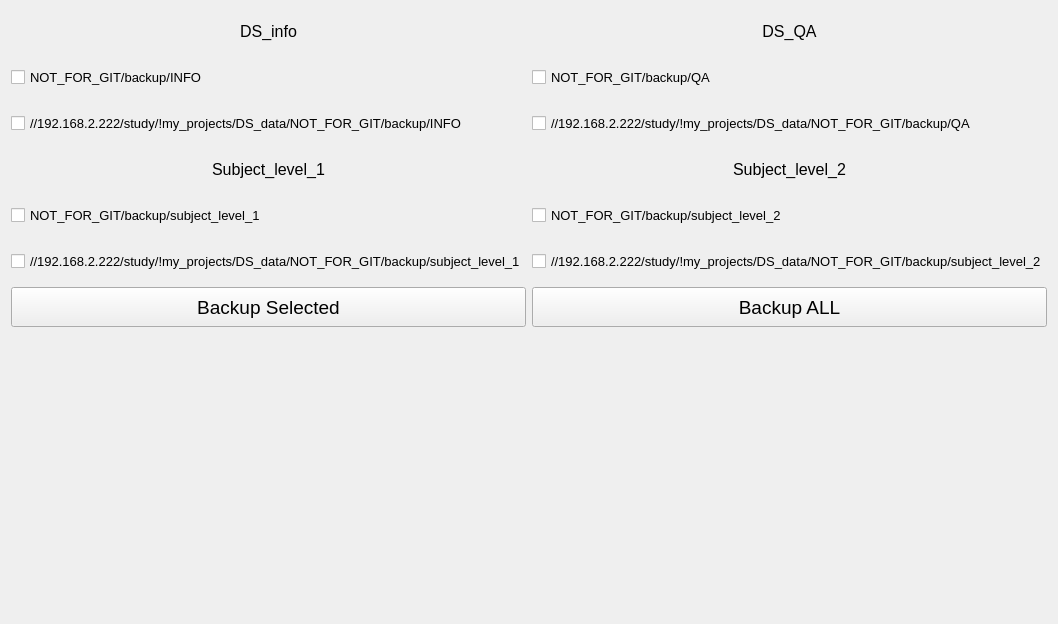
      <widget class="QWidget" name="tab_5">
       <attribute name="title">
        <string>DB backup</string>
       </attribute>
       <layout class="QVBoxLayout" name="verticalLayout_9">
        <item>
         <layout class="QHBoxLayout" name="horizontalLayout_4">
          <item>
           <layout class="QVBoxLayout" name="verticalLayout_3">
            <item>
             <widget class="QLabel" name="label_DS_info_backup">
              <property name="minimumSize">
               <size>
                <width>0</width>
                <height>40</height>
               </size>
              </property>
              <property name="maximumSize">
               <size>
                <width>16777215</width>
                <height>40</height>
               </size>
              </property>
              <property name="font">
               <font>
                <pointsize>12</pointsize>
                <weight>50</weight>
                <bold>false</bold>
               </font>
              </property>
              <property name="text">
               <string>DS_info</string>
              </property>
              <property name="alignment">
               <set>Qt::AlignCenter</set>
              </property>
             </widget>
            </item>
            <item>
             <widget class="QCheckBox" name="checkBox_DS_info_backup_local">
              <property name="minimumSize">
               <size>
                <width>0</width>
                <height>40</height>
               </size>
              </property>
              <property name="maximumSize">
               <size>
                <width>16777215</width>
                <height>40</height>
               </size>
              </property>
              <property name="font">
               <font>
                <pointsize>10</pointsize>
                <weight>50</weight>
                <bold>false</bold>
               </font>
              </property>
              <property name="text">
               <string>NOT_FOR_GIT/backup/INFO</string>
              </property>
             </widget>
            </item>
            <item>
             <widget class="QCheckBox" name="checkBox_DS_info_backup_NAS">
              <property name="minimumSize">
               <size>
                <width>0</width>
                <height>40</height>
               </size>
              </property>
              <property name="maximumSize">
               <size>
                <width>16777214</width>
                <height>40</height>
               </size>
              </property>
              <property name="font">
               <font>
                <pointsize>10</pointsize>
               </font>
              </property>
              <property name="text">
               <string>//192.168.2.222/study/!my_projects/DS_data/NOT_FOR_GIT/backup/INFO</string>
              </property>
             </widget>
            </item>
           </layout>
          </item>
          <item>
           <layout class="QVBoxLayout" name="verticalLayout_4">
            <item>
             <widget class="QLabel" name="label_DS_QA_backup">
              <property name="minimumSize">
               <size>
                <width>0</width>
                <height>40</height>
               </size>
              </property>
              <property name="maximumSize">
               <size>
                <width>16777215</width>
                <height>40</height>
               </size>
              </property>
              <property name="font">
               <font>
                <pointsize>12</pointsize>
                <weight>50</weight>
                <bold>false</bold>
               </font>
              </property>
              <property name="text">
               <string>DS_QA</string>
              </property>
              <property name="alignment">
               <set>Qt::AlignCenter</set>
              </property>
             </widget>
            </item>
            <item>
             <widget class="QCheckBox" name="checkBox_DS_QA_backup_local">
              <property name="minimumSize">
               <size>
                <width>0</width>
                <height>40</height>
               </size>
              </property>
              <property name="maximumSize">
               <size>
                <width>16777215</width>
                <height>40</height>
               </size>
              </property>
              <property name="font">
               <font>
                <pointsize>10</pointsize>
                <weight>50</weight>
                <bold>false</bold>
               </font>
              </property>
              <property name="text">
               <string>NOT_FOR_GIT/backup/QA</string>
              </property>
             </widget>
            </item>
            <item>
             <widget class="QCheckBox" name="checkBox_DS_QA_backup_NAS">
              <property name="minimumSize">
               <size>
                <width>0</width>
                <height>40</height>
               </size>
              </property>
              <property name="maximumSize">
               <size>
                <width>16777214</width>
                <height>40</height>
               </size>
              </property>
              <property name="font">
               <font>
                <pointsize>10</pointsize>
               </font>
              </property>
              <property name="text">
               <string>//192.168.2.222/study/!my_projects/DS_data/NOT_FOR_GIT/backup/QA</string>
              </property>
             </widget>
            </item>
           </layout>
          </item>
         </layout>
        </item>
        <item>
         <layout class="QHBoxLayout" name="horizontalLayout_5">
          <item>
           <layout class="QVBoxLayout" name="verticalLayout_5">
            <item>
             <widget class="QLabel" name="label_SL_1_backup">
              <property name="minimumSize">
               <size>
                <width>0</width>
                <height>40</height>
               </size>
              </property>
              <property name="maximumSize">
               <size>
                <width>16777215</width>
                <height>40</height>
               </size>
              </property>
              <property name="font">
               <font>
                <pointsize>12</pointsize>
                <weight>50</weight>
                <bold>false</bold>
               </font>
              </property>
              <property name="text">
               <string>Subject_level_1</string>
              </property>
              <property name="alignment">
               <set>Qt::AlignCenter</set>
              </property>
             </widget>
            </item>
            <item>
             <widget class="QCheckBox" name="checkBox_SL_1_backup_local">
              <property name="minimumSize">
               <size>
                <width>0</width>
                <height>40</height>
               </size>
              </property>
              <property name="maximumSize">
               <size>
                <width>16777215</width>
                <height>40</height>
               </size>
              </property>
              <property name="font">
               <font>
                <pointsize>10</pointsize>
                <weight>50</weight>
                <bold>false</bold>
               </font>
              </property>
              <property name="text">
               <string>NOT_FOR_GIT/backup/subject_level_1</string>
              </property>
             </widget>
            </item>
            <item>
             <widget class="QCheckBox" name="checkBox_SL_1_backup_NAS">
              <property name="minimumSize">
               <size>
                <width>0</width>
                <height>40</height>
               </size>
              </property>
              <property name="maximumSize">
               <size>
                <width>16777214</width>
                <height>40</height>
               </size>
              </property>
              <property name="font">
               <font>
                <pointsize>10</pointsize>
               </font>
              </property>
              <property name="text">
               <string>//192.168.2.222/study/!my_projects/DS_data/NOT_FOR_GIT/backup/subject_level_1</string>
              </property>
             </widget>
            </item>
           </layout>
          </item>
          <item>
           <layout class="QVBoxLayout" name="verticalLayout_7">
            <item>
             <widget class="QLabel" name="label_SL_2_backup">
              <property name="minimumSize">
               <size>
                <width>0</width>
                <height>40</height>
               </size>
              </property>
              <property name="maximumSize">
               <size>
                <width>16777215</width>
                <height>40</height>
               </size>
              </property>
              <property name="font">
               <font>
                <pointsize>12</pointsize>
                <weight>50</weight>
                <bold>false</bold>
               </font>
              </property>
              <property name="text">
               <string>Subject_level_2</string>
              </property>
              <property name="alignment">
               <set>Qt::AlignCenter</set>
              </property>
             </widget>
            </item>
            <item>
             <widget class="QCheckBox" name="checkBox_SL_2_backup_local">
              <property name="minimumSize">
               <size>
                <width>0</width>
                <height>40</height>
               </size>
              </property>
              <property name="maximumSize">
               <size>
                <width>16777215</width>
                <height>40</height>
               </size>
              </property>
              <property name="font">
               <font>
                <pointsize>10</pointsize>
                <weight>50</weight>
                <bold>false</bold>
               </font>
              </property>
              <property name="text">
               <string>NOT_FOR_GIT/backup/subject_level_2</string>
              </property>
             </widget>
            </item>
            <item>
             <widget class="QCheckBox" name="checkBox_SL_2_backup_NAS">
              <property name="minimumSize">
               <size>
                <width>0</width>
                <height>40</height>
               </size>
              </property>
              <property name="maximumSize">
               <size>
                <width>16777214</width>
                <height>40</height>
               </size>
              </property>
              <property name="font">
               <font>
                <pointsize>10</pointsize>
               </font>
              </property>
              <property name="text">
               <string>//192.168.2.222/study/!my_projects/DS_data/NOT_FOR_GIT/backup/subject_level_2</string>
              </property>
             </widget>
            </item>
           </layout>
          </item>
         </layout>
        </item>
        <item>
         <layout class="QHBoxLayout" name="horizontalLayout_7">
          <item>
           <widget class="QPushButton" name="pushButton_backup_tables">
            <property name="minimumSize">
             <size>
              <width>0</width>
              <height>40</height>
             </size>
            </property>
            <property name="maximumSize">
             <size>
              <width>16777215</width>
              <height>40</height>
             </size>
            </property>
            <property name="font">
             <font>
              <pointsize>14</pointsize>
             </font>
            </property>
            <property name="text">
             <string>Backup Selected</string>
            </property>
           </widget>
          </item>
          <item>
           <widget class="QPushButton" name="pushButton_backup_tables_all">
            <property name="minimumSize">
             <size>
              <width>0</width>
              <height>40</height>
             </size>
            </property>
            <property name="maximumSize">
             <size>
              <width>16777215</width>
              <height>40</height>
             </size>
            </property>
            <property name="font">
             <font>
              <pointsize>14</pointsize>
             </font>
            </property>
            <property name="text">
             <string>Backup ALL</string>
            </property>
           </widget>
          </item>
         </layout>
        </item>
        <item>
         <spacer name="verticalSpacer_5">
          <property name="orientation">
           <enum>Qt::Vertical</enum>
          </property>
          <property name="sizeHint" stdset="0">
           <size>
            <width>20</width>
            <height>40</height>
           </size>
          </property>
         </spacer>
        </item>
        <item>
         <widget class="QLabel" name="label_backup_result">
          <property name="minimumSize">
           <size>
            <width>0</width>
            <height>200</height>
           </size>
          </property>
          <property name="maximumSize">
           <size>
            <width>16777215</width>
            <height>200</height>
           </size>
          </property>
          <property name="font">
           <font>
            <pointsize>12</pointsize>
            <weight>50</weight>
            <bold>false</bold>
           </font>
          </property>
          <property name="text">
           <string/>
          </property>
         </widget>
        </item>
        <item>
         <spacer name="verticalSpacer_6">
          <property name="orientation">
           <enum>Qt::Vertical</enum>
          </property>
          <property name="sizeHint" stdset="0">
           <size>
            <width>20</width>
            <height>40</height>
           </size>
          </property>
         </spacer>
        </item>
       </layout>
      </widget>
